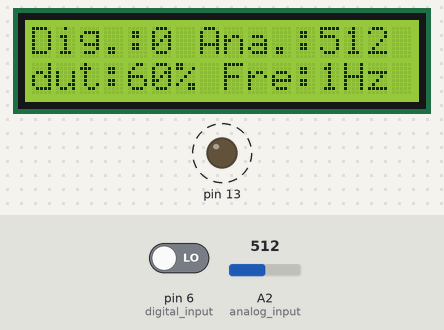
This sketch was run on a simulated Arduino Uno, built with avr-gcc and run on an emulated ATmega328P. Parts: 16×2 character LCD, output pins drawn as LEDs (lit = HIGH). Dashed ring = blinking. Inputs (shaded band) come from the test bench; at power-on: A2 (analog_input) = 512, pin 6 (digital_input) LOW. What the sketch prints to the serial monitor is not drawn.

Above: at 1.2 s.
1.3 s: A2 (analog_input) set to 207
At 2.52 s:
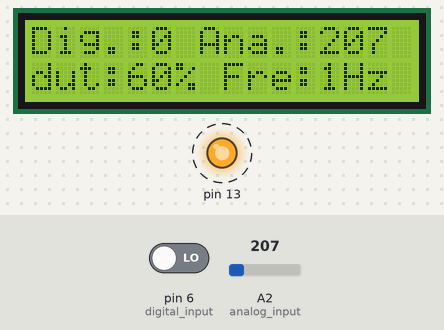
5.8 s: A2 (analog_input) set to 190
At 6.35 s:
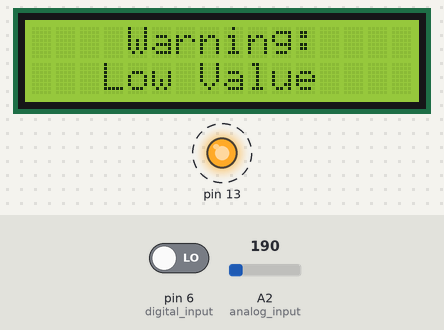
8.1 s: A2 (analog_input) set to 1010
At 10.1 s:
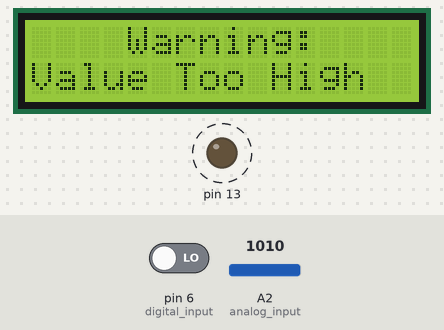
11.9 s: A2 (analog_input) set to 992
At 14.9 s:
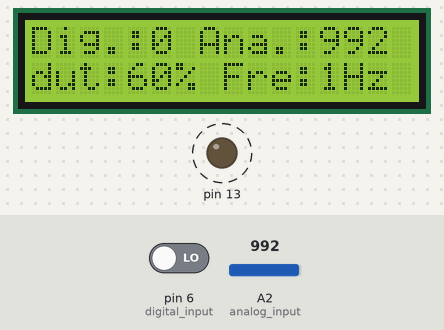
15.4 s: pin 6 (digital_input) driven HIGH
At 18.5 s:
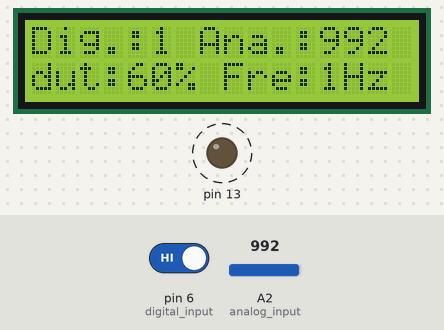
19.0 s: A2 (analog_input) set to 1023
At 20.9 s:
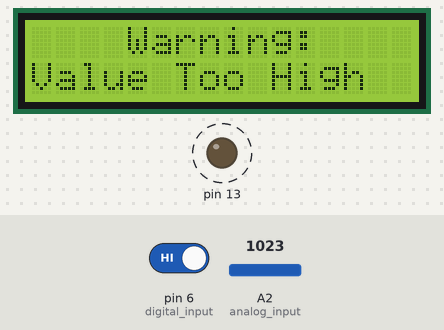
Timing chart, 0 to 24.5 s (numbered marks = the images above; inputs shaded):
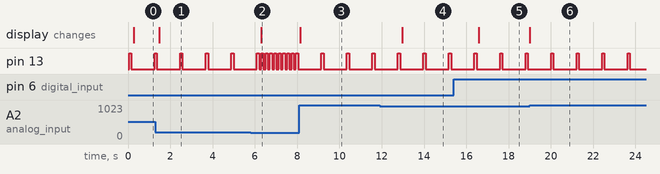

Measured:
- the behaviour switches between 200 and 199 on A2 (analog_input) (found by bisection; images 1 and 2)
- the behaviour switches between 1001 and 1000 on A2 (analog_input) (found by bisection; images 3 and 4)
- after the input at 1.3 s, the display: changes after 0.18 s (image 1)
- after the input at 5.8 s, pin 13: alternates HIGH for 0.10 s and LOW for 0.11 s, starting after 0.50 s; the display: changes after 0.50 s (image 2)
- after the input at 8.1 s, pin 13: alternates HIGH for 0.10 s and LOW for 1.1 s, starting after 1.0 s; the display: changes after 0.05 s (image 3)
- after the input at 11.9 s, the display: changes after 1.1 s (image 4)
- after the input at 15.4 s, the display: changes after 1.2 s (image 5)
- after the input at 19.0 s, the display: changes at once (image 6)

The sketch:

week15-ExFinal.ino
```cpp
#include <LiquidCrystal.h>
const int rs = 12, en = 11, d4 = 5, d5 = 4, d6 = 3, d7 = 2;
LiquidCrystal lcd(rs, en, d4, d5, d6, d7);

void setup() {
  pinMode(13, OUTPUT);
  Serial.begin(9600);//bus speed
  pinMode(6,INPUT);//digital input
  pinMode(A2,INPUT);//analog input
  lcd.begin(16,2);
}

void loop() {
  const float pulseDuration = 100;
  const float highPeriod = 60;
  const float lowPeriod = pulseDuration - highPeriod;
  digitalWrite(13, HIGH);
  delay(100);
  digitalWrite(13, LOW);
  delay(100);


  int analog_state= analogRead(A2);
  if(analog_state<200){
    Serial.println(analog_state);
  	lcd.clear();
    lcd.setCursor(4,0);
    lcd.print("Warning:");
    lcd.setCursor(3,1);
    lcd.print("Low Value");
  }else if(analog_state>1000){
    Serial.println(analog_state);
    lcd.clear();
    lcd.setCursor(4,0);
    lcd.print("Warning:");
    lcd.setCursor(0,1);
    lcd.print("Value Too High");
  delay(1000);
  }else{
  calculate(pulseDuration, highPeriod);
  delay(1000);
  }
}

void calculate(float pulseDuration, float highPeriod) {
  lcd.clear();

  int frequency = (100/pulseDuration);
  //Serial.println(frequency);
  lcd.setCursor(8,1);
  lcd.print("Fre:"+String(int(frequency))+ "Hz");

  int dutyCycle = (highPeriod / (float)pulseDuration) * 100;
  //Serial.println(dutyCycle);
  lcd.setCursor(0,1);
  lcd.print("dut:"+String(int(dutyCycle))+"%");

  int analog_state= analogRead(A2);
  lcd.setCursor(7,0);
  lcd.print("Ana.:"+String(int(analog_state)));
  //Serial.println(analog_state);
  //lcd.print(analog_state);


  int digi_state= digitalRead(6); //test digital signal D6
  lcd.setCursor(0,0);
  lcd.print("Dig.:");
  //Serial.println(digi_state);
  lcd.print(digi_state);


}
```
